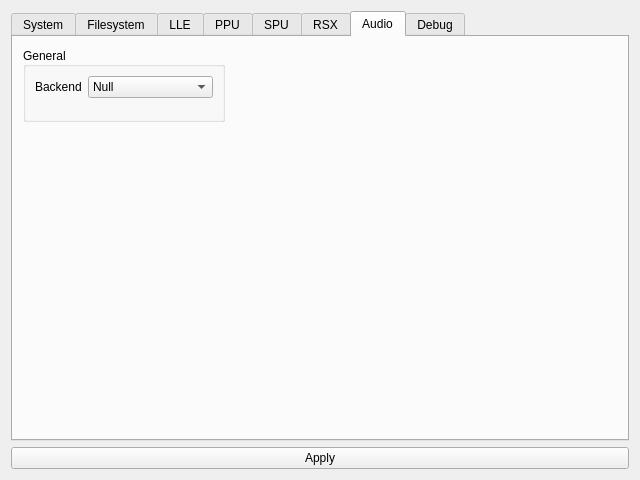
<?xml version="1.0" encoding="UTF-8"?>
<ui version="4.0">
 <class>Settings</class>
 <widget class="QWidget" name="Settings">
  <property name="geometry">
   <rect>
    <x>0</x>
    <y>0</y>
    <width>640</width>
    <height>480</height>
   </rect>
  </property>
  <property name="windowTitle">
   <string>Form</string>
  </property>
  <layout class="QVBoxLayout" name="verticalLayout_6">
   <item>
    <widget class="QTabWidget" name="tabWidget">
     <property name="currentIndex">
      <number>6</number>
     </property>
     <widget class="QWidget" name="system">
      <attribute name="title">
       <string>System</string>
      </attribute>
      <widget class="QGroupBox" name="groupBox">
       <property name="geometry">
        <rect>
         <x>10</x>
         <y>10</y>
         <width>175</width>
         <height>73</height>
        </rect>
       </property>
       <property name="title">
        <string>Account</string>
       </property>
       <property name="alignment">
        <set>Qt::AlignmentFlag::AlignLeading|Qt::AlignmentFlag::AlignLeft|Qt::AlignmentFlag::AlignVCenter</set>
       </property>
       <layout class="QFormLayout" name="formLayout">
        <property name="labelAlignment">
         <set>Qt::AlignmentFlag::AlignLeading|Qt::AlignmentFlag::AlignLeft|Qt::AlignmentFlag::AlignVCenter</set>
        </property>
        <property name="formAlignment">
         <set>Qt::AlignmentFlag::AlignLeading|Qt::AlignmentFlag::AlignLeft|Qt::AlignmentFlag::AlignTop</set>
        </property>
        <property name="verticalSpacing">
         <number>6</number>
        </property>
        <property name="bottomMargin">
         <number>9</number>
        </property>
        <item row="0" column="0">
         <widget class="QLabel" name="label">
          <property name="text">
           <string>Nickname</string>
          </property>
         </widget>
        </item>
        <item row="0" column="1">
         <widget class="QLineEdit" name="nickname"/>
        </item>
       </layout>
      </widget>
     </widget>
     <widget class="QWidget" name="filesystem">
      <attribute name="title">
       <string>Filesystem</string>
      </attribute>
      <widget class="QGroupBox" name="filesystemDevicesGroup">
       <property name="geometry">
        <rect>
         <x>10</x>
         <y>10</y>
         <width>601</width>
         <height>185</height>
        </rect>
       </property>
       <property name="title">
        <string>Device mount points</string>
       </property>
       <property name="alignment">
        <set>Qt::AlignmentFlag::AlignLeading|Qt::AlignmentFlag::AlignLeft|Qt::AlignmentFlag::AlignVCenter</set>
       </property>
       <property name="flat">
        <bool>false</bool>
       </property>
       <property name="checkable">
        <bool>false</bool>
       </property>
       <layout class="QFormLayout" name="formLayout_4">
        <item row="1" column="0">
         <widget class="QLabel" name="label_5">
          <property name="toolTip">
           <string>&lt;html&gt;&lt;head/&gt;&lt;body&gt;&lt;p&gt;Conditionally enables the SPU after the PPU hits the given address.&lt;/p&gt;&lt;p&gt;Enter the address in the form of a 32bit hexadecimal number (i.e. &amp;quot;0x12345678&amp;quot;).&lt;/p&gt;&lt;p&gt;Leave blank to disable.&lt;/p&gt;&lt;/body&gt;&lt;/html&gt;</string>
          </property>
          <property name="text">
           <string>dev_hdd0</string>
          </property>
         </widget>
        </item>
        <item row="1" column="1">
         <widget class="QLineEdit" name="dev_hdd0_mountpoint"/>
        </item>
        <item row="2" column="0">
         <widget class="QLabel" name="label_6">
          <property name="toolTip">
           <string>&lt;html&gt;&lt;head/&gt;&lt;body&gt;&lt;p&gt;Name of the SPU Thread to enable when the condition explained in the setting above is met.&lt;/p&gt;&lt;/body&gt;&lt;/html&gt;</string>
          </property>
          <property name="text">
           <string>dev_hdd1</string>
          </property>
         </widget>
        </item>
        <item row="2" column="1">
         <widget class="QLineEdit" name="dev_hdd1_mountpoint"/>
        </item>
        <item row="3" column="0">
         <widget class="QLabel" name="label_7">
          <property name="toolTip">
           <string>&lt;html&gt;&lt;head/&gt;&lt;body&gt;&lt;p&gt;Name of the SPU Thread to enable when the condition explained in the setting above is met.&lt;/p&gt;&lt;/body&gt;&lt;/html&gt;</string>
          </property>
          <property name="text">
           <string>dev_flash</string>
          </property>
         </widget>
        </item>
        <item row="3" column="1">
         <widget class="QLineEdit" name="dev_flash_mountpoint"/>
        </item>
        <item row="4" column="0">
         <widget class="QLabel" name="label_8">
          <property name="toolTip">
           <string>&lt;html&gt;&lt;head/&gt;&lt;body&gt;&lt;p&gt;Name of the SPU Thread to enable when the condition explained in the setting above is met.&lt;/p&gt;&lt;/body&gt;&lt;/html&gt;</string>
          </property>
          <property name="text">
           <string>dev_usb000</string>
          </property>
         </widget>
        </item>
        <item row="4" column="1">
         <widget class="QLineEdit" name="dev_usb000_mountpoint"/>
        </item>
        <item row="0" column="1">
         <widget class="QLabel" name="label_9">
          <property name="toolTip">
           <string>&lt;html&gt;&lt;head/&gt;&lt;body&gt;&lt;p&gt;Conditionally enables the SPU after the PPU hits the given address.&lt;/p&gt;&lt;p&gt;Enter the address in the form of a 32bit hexadecimal number (i.e. &amp;quot;0x12345678&amp;quot;).&lt;/p&gt;&lt;p&gt;Leave blank to disable.&lt;/p&gt;&lt;/body&gt;&lt;/html&gt;</string>
          </property>
          <property name="text">
           <string>Changing the mount points requires restarting the emulator.</string>
          </property>
         </widget>
        </item>
       </layout>
      </widget>
     </widget>
     <widget class="QWidget" name="lle">
      <attribute name="title">
       <string>LLE</string>
      </attribute>
      <widget class="QGroupBox" name="generalGroup">
       <property name="geometry">
        <rect>
         <x>10</x>
         <y>10</y>
         <width>189</width>
         <height>62</height>
        </rect>
       </property>
       <property name="title">
        <string>General</string>
       </property>
       <property name="alignment">
        <set>Qt::AlignmentFlag::AlignLeading|Qt::AlignmentFlag::AlignLeft|Qt::AlignmentFlag::AlignVCenter</set>
       </property>
       <property name="flat">
        <bool>false</bool>
       </property>
       <property name="checkable">
        <bool>false</bool>
       </property>
       <layout class="QVBoxLayout" name="verticalLayout">
        <item>
         <widget class="QCheckBox" name="partialLv2">
          <property name="toolTip">
           <string>&lt;html&gt;&lt;head/&gt;&lt;body&gt;&lt;p&gt;Enable partial LLE emulation of some liblv2 functions, instead of fully HLEing it.&lt;/p&gt;&lt;p&gt;Recommended.&lt;/p&gt;&lt;/body&gt;&lt;/html&gt;</string>
          </property>
          <property name="text">
           <string>Enable partial liblv2 LLE</string>
          </property>
          <property name="tristate">
           <bool>false</bool>
          </property>
         </widget>
        </item>
       </layout>
      </widget>
      <widget class="QGroupBox" name="lleModulesGroup">
       <property name="geometry">
        <rect>
         <x>10</x>
         <y>80</y>
         <width>115</width>
         <height>157</height>
        </rect>
       </property>
       <property name="toolTip">
        <string>&lt;html&gt;&lt;head/&gt;&lt;body&gt;&lt;p&gt;Toggle which modules are to be LLEd.&lt;/p&gt;&lt;p&gt;Other modules can be manually toggled in the config file, but should probably be left untouched.&lt;/p&gt;&lt;/body&gt;&lt;/html&gt;</string>
       </property>
       <property name="title">
        <string>Enabled LLE Modules</string>
       </property>
       <property name="alignment">
        <set>Qt::AlignmentFlag::AlignLeading|Qt::AlignmentFlag::AlignLeft|Qt::AlignmentFlag::AlignVCenter</set>
       </property>
       <property name="flat">
        <bool>false</bool>
       </property>
       <property name="checkable">
        <bool>false</bool>
       </property>
       <layout class="QVBoxLayout" name="verticalLayout_2" stretch="0,0,0,0,0,0">
        <property name="spacing">
         <number>6</number>
        </property>
        <property name="sizeConstraint">
         <enum>QLayout::SizeConstraint::SetNoConstraint</enum>
        </property>
        <item>
         <widget class="QCheckBox" name="sys_fs">
          <property name="text">
           <string>sys_fs</string>
          </property>
          <property name="tristate">
           <bool>false</bool>
          </property>
         </widget>
        </item>
        <item>
         <widget class="QCheckBox" name="cellResc">
          <property name="text">
           <string>cellResc</string>
          </property>
          <property name="tristate">
           <bool>false</bool>
          </property>
         </widget>
        </item>
        <item>
         <widget class="QCheckBox" name="cellPngDec">
          <property name="text">
           <string>cellPngDec</string>
          </property>
          <property name="tristate">
           <bool>false</bool>
          </property>
         </widget>
        </item>
        <item>
         <widget class="QCheckBox" name="cellJpgDec">
          <property name="text">
           <string>cellJpgDec</string>
          </property>
          <property name="tristate">
           <bool>false</bool>
          </property>
         </widget>
        </item>
        <item>
         <widget class="QCheckBox" name="cellSpurs">
          <property name="text">
           <string>cellSpurs</string>
          </property>
          <property name="tristate">
           <bool>false</bool>
          </property>
         </widget>
        </item>
        <item>
         <widget class="QCheckBox" name="cellSpursJq">
          <property name="text">
           <string>cellSpursJq</string>
          </property>
          <property name="tristate">
           <bool>false</bool>
          </property>
         </widget>
        </item>
       </layout>
      </widget>
     </widget>
     <widget class="QWidget" name="ppu">
      <attribute name="title">
       <string>PPU</string>
      </attribute>
      <widget class="QGroupBox" name="generalGroup_2">
       <property name="geometry">
        <rect>
         <x>10</x>
         <y>10</y>
         <width>202</width>
         <height>75</height>
        </rect>
       </property>
       <property name="title">
        <string>General</string>
       </property>
       <property name="alignment">
        <set>Qt::AlignmentFlag::AlignLeading|Qt::AlignmentFlag::AlignLeft|Qt::AlignmentFlag::AlignVCenter</set>
       </property>
       <property name="flat">
        <bool>false</bool>
       </property>
       <property name="checkable">
        <bool>false</bool>
       </property>
       <layout class="QFormLayout" name="formLayout_2">
        <item row="0" column="0">
         <widget class="QLabel" name="label_2">
          <property name="text">
           <string>Backend</string>
          </property>
         </widget>
        </item>
        <item row="0" column="1">
         <widget class="QComboBox" name="ppuBackend">
          <property name="editable">
           <bool>false</bool>
          </property>
          <property name="currentText">
           <string>Interpreter</string>
          </property>
          <property name="currentIndex">
           <number>0</number>
          </property>
          <item>
           <property name="text">
            <string>Interpreter</string>
           </property>
          </item>
         </widget>
        </item>
       </layout>
      </widget>
     </widget>
     <widget class="QWidget" name="spu">
      <attribute name="title">
       <string>SPU</string>
      </attribute>
      <widget class="QGroupBox" name="generalGroup_3">
       <property name="geometry">
        <rect>
         <x>10</x>
         <y>10</y>
         <width>202</width>
         <height>75</height>
        </rect>
       </property>
       <property name="title">
        <string>General</string>
       </property>
       <property name="alignment">
        <set>Qt::AlignmentFlag::AlignLeading|Qt::AlignmentFlag::AlignLeft|Qt::AlignmentFlag::AlignVCenter</set>
       </property>
       <property name="flat">
        <bool>false</bool>
       </property>
       <property name="checkable">
        <bool>false</bool>
       </property>
       <layout class="QFormLayout" name="formLayout_5">
        <item row="0" column="0">
         <widget class="QLabel" name="label_10">
          <property name="text">
           <string>Backend</string>
          </property>
         </widget>
        </item>
        <item row="0" column="1">
         <widget class="QComboBox" name="ppuBackend_2">
          <property name="editable">
           <bool>false</bool>
          </property>
          <property name="currentText">
           <string>Interpreter</string>
          </property>
          <property name="currentIndex">
           <number>0</number>
          </property>
          <item>
           <property name="text">
            <string>Interpreter</string>
           </property>
          </item>
         </widget>
        </item>
       </layout>
      </widget>
     </widget>
     <widget class="QWidget" name="rsx">
      <attribute name="title">
       <string>RSX</string>
      </attribute>
      <widget class="QGroupBox" name="generalGroup_4">
       <property name="geometry">
        <rect>
         <x>10</x>
         <y>10</y>
         <width>187</width>
         <height>75</height>
        </rect>
       </property>
       <property name="title">
        <string>General</string>
       </property>
       <property name="alignment">
        <set>Qt::AlignmentFlag::AlignLeading|Qt::AlignmentFlag::AlignLeft|Qt::AlignmentFlag::AlignVCenter</set>
       </property>
       <property name="flat">
        <bool>false</bool>
       </property>
       <property name="checkable">
        <bool>false</bool>
       </property>
       <layout class="QFormLayout" name="formLayout_6">
        <item row="0" column="0">
         <widget class="QLabel" name="label_11">
          <property name="text">
           <string>Backend</string>
          </property>
         </widget>
        </item>
        <item row="0" column="1">
         <widget class="QComboBox" name="ppuBackend_3">
          <property name="editable">
           <bool>false</bool>
          </property>
          <property name="currentText">
           <string>OpenGL</string>
          </property>
          <property name="currentIndex">
           <number>0</number>
          </property>
          <item>
           <property name="text">
            <string>OpenGL</string>
           </property>
          </item>
         </widget>
        </item>
       </layout>
      </widget>
     </widget>
     <widget class="QWidget" name="audio">
      <attribute name="title">
       <string>Audio</string>
      </attribute>
      <widget class="QGroupBox" name="generalGroup_5">
       <property name="geometry">
        <rect>
         <x>10</x>
         <y>10</y>
         <width>202</width>
         <height>75</height>
        </rect>
       </property>
       <property name="title">
        <string>General</string>
       </property>
       <property name="alignment">
        <set>Qt::AlignmentFlag::AlignLeading|Qt::AlignmentFlag::AlignLeft|Qt::AlignmentFlag::AlignVCenter</set>
       </property>
       <property name="flat">
        <bool>false</bool>
       </property>
       <property name="checkable">
        <bool>false</bool>
       </property>
       <layout class="QFormLayout" name="formLayout_9">
        <item row="0" column="0">
         <widget class="QLabel" name="label_12">
          <property name="text">
           <string>Backend</string>
          </property>
         </widget>
        </item>
        <item row="0" column="1">
         <widget class="QComboBox" name="audioBackend">
          <property name="editable">
           <bool>false</bool>
          </property>
          <property name="currentText">
           <string>Null</string>
          </property>
          <property name="currentIndex">
           <number>0</number>
          </property>
          <item>
           <property name="text">
            <string>Null</string>
           </property>
          </item>
          <item>
           <property name="text">
            <string>miniaudio</string>
           </property>
          </item>
         </widget>
        </item>
       </layout>
      </widget>
     </widget>
     <widget class="QWidget" name="debug">
      <attribute name="title">
       <string>Debug</string>
      </attribute>
      <widget class="QGroupBox" name="spuDebugGroup">
       <property name="geometry">
        <rect>
         <x>10</x>
         <y>150</y>
         <width>367</width>
         <height>124</height>
        </rect>
       </property>
       <property name="title">
        <string>SPU</string>
       </property>
       <property name="alignment">
        <set>Qt::AlignmentFlag::AlignLeading|Qt::AlignmentFlag::AlignLeft|Qt::AlignmentFlag::AlignVCenter</set>
       </property>
       <property name="flat">
        <bool>false</bool>
       </property>
       <property name="checkable">
        <bool>false</bool>
       </property>
       <layout class="QFormLayout" name="formLayout_3">
        <item row="0" column="0">
         <widget class="QCheckBox" name="disableSPU">
          <property name="toolTip">
           <string>&lt;html&gt;&lt;head/&gt;&lt;body&gt;&lt;p&gt;Enable partial LLE emulation of some liblv2 functions, instead of fully HLEing it.&lt;/p&gt;&lt;p&gt;Recommended.&lt;/p&gt;&lt;/body&gt;&lt;/html&gt;</string>
          </property>
          <property name="text">
           <string>Disable SPU</string>
          </property>
          <property name="tristate">
           <bool>false</bool>
          </property>
         </widget>
        </item>
        <item row="1" column="0">
         <widget class="QLabel" name="label_3">
          <property name="toolTip">
           <string>&lt;html&gt;&lt;head/&gt;&lt;body&gt;&lt;p&gt;Conditionally enables the SPU after the PPU hits the given address.&lt;/p&gt;&lt;p&gt;Enter the address in the form of a 32bit hexadecimal number (i.e. &amp;quot;0x12345678&amp;quot;).&lt;/p&gt;&lt;p&gt;Leave blank to disable.&lt;/p&gt;&lt;/body&gt;&lt;/html&gt;</string>
          </property>
          <property name="text">
           <string>Enable SPU after PPU reaches PC</string>
          </property>
         </widget>
        </item>
        <item row="1" column="1">
         <widget class="QLineEdit" name="enableSPUAfterPC"/>
        </item>
        <item row="2" column="0">
         <widget class="QLabel" name="label_4">
          <property name="toolTip">
           <string>&lt;html&gt;&lt;head/&gt;&lt;body&gt;&lt;p&gt;Name of the SPU Thread to enable when the condition explained in the setting above is met.&lt;/p&gt;&lt;/body&gt;&lt;/html&gt;</string>
          </property>
          <property name="text">
           <string>SPU Thread to enable</string>
          </property>
         </widget>
        </item>
        <item row="2" column="1">
         <widget class="QLineEdit" name="spuThreadToEnable"/>
        </item>
       </layout>
      </widget>
      <widget class="QGroupBox" name="emulatorDebugGroup">
       <property name="geometry">
        <rect>
         <x>10</x>
         <y>10</y>
         <width>312</width>
         <height>62</height>
        </rect>
       </property>
       <property name="title">
        <string>Emulator</string>
       </property>
       <property name="alignment">
        <set>Qt::AlignmentFlag::AlignLeading|Qt::AlignmentFlag::AlignLeft|Qt::AlignmentFlag::AlignVCenter</set>
       </property>
       <property name="flat">
        <bool>false</bool>
       </property>
       <property name="checkable">
        <bool>false</bool>
       </property>
       <layout class="QFormLayout" name="formLayout_7">
        <item row="0" column="0">
         <widget class="QCheckBox" name="pauseOnStart">
          <property name="toolTip">
           <string>&lt;html&gt;&lt;head/&gt;&lt;body&gt;&lt;p&gt;Enable partial LLE emulation of some liblv2 functions, instead of fully HLEing it.&lt;/p&gt;&lt;p&gt;Recommended.&lt;/p&gt;&lt;/body&gt;&lt;/html&gt;</string>
          </property>
          <property name="text">
           <string>Automatically pause games after launching</string>
          </property>
          <property name="tristate">
           <bool>false</bool>
          </property>
         </widget>
        </item>
       </layout>
      </widget>
      <widget class="QGroupBox" name="audioDebugGroup">
       <property name="geometry">
        <rect>
         <x>10</x>
         <y>80</y>
         <width>312</width>
         <height>62</height>
        </rect>
       </property>
       <property name="title">
        <string>Audio</string>
       </property>
       <property name="alignment">
        <set>Qt::AlignmentFlag::AlignLeading|Qt::AlignmentFlag::AlignLeft|Qt::AlignmentFlag::AlignVCenter</set>
       </property>
       <property name="flat">
        <bool>false</bool>
       </property>
       <property name="checkable">
        <bool>false</bool>
       </property>
       <layout class="QFormLayout" name="formLayout_8">
        <item row="0" column="0">
         <widget class="QCheckBox" name="dontStepCellAudioPortReadIndex">
          <property name="toolTip">
           <string>&lt;html&gt;&lt;head/&gt;&lt;body&gt;&lt;p&gt;Enable partial LLE emulation of some liblv2 functions, instead of fully HLEing it.&lt;/p&gt;&lt;p&gt;Recommended.&lt;/p&gt;&lt;/body&gt;&lt;/html&gt;</string>
          </property>
          <property name="text">
           <string>Don't step cellAudio port read index</string>
          </property>
          <property name="tristate">
           <bool>false</bool>
          </property>
         </widget>
        </item>
       </layout>
      </widget>
     </widget>
    </widget>
   </item>
   <item>
    <widget class="QPushButton" name="apply">
     <property name="text">
      <string>Apply</string>
     </property>
    </widget>
   </item>
  </layout>
 </widget>
 <resources/>
 <connections/>
</ui>
